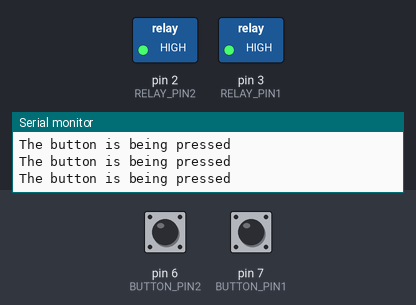
The sketch below on a simulated Arduino Uno, built with avr-gcc and run on an emulated ATmega328P. Shown: switched loads named in the sketch (green lamp = pin HIGH), the last lines printed to the serial monitor. Inputs (shaded band) come from the test bench; at power-on: pin 6 (BUTTON_PIN2) HIGH, pin 7 (BUTTON_PIN1) HIGH.

Above: at 1.2 s.
1.3 s: pin 6 (BUTTON_PIN2) pulled LOW for 0.15 s
At 1.46 s:
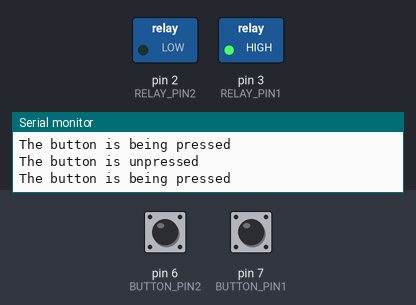
3.0 s: pin 7 (BUTTON_PIN1) pulled LOW for 0.15 s
At 3.12 s:
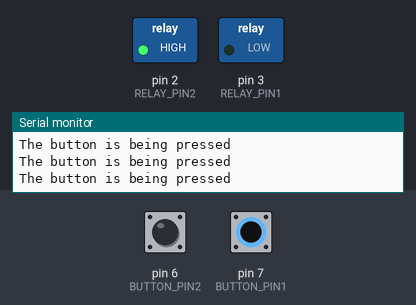
4.6 s: pin 6 (BUTTON_PIN2) pulled LOW for 1 s
At 7.0 s:
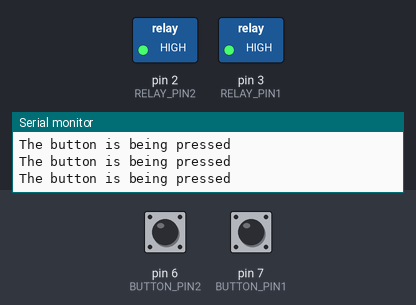
8.6 s: pin 7 (BUTTON_PIN1) pulled LOW for 1 s
At 9.5 s:
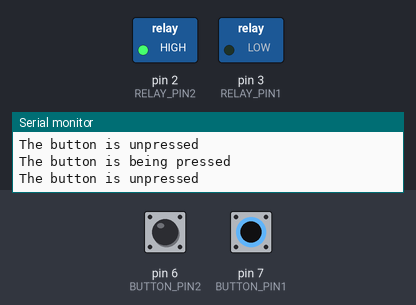
12.6 s: pin 6 (BUTTON_PIN2) driven LOW and pin 7 (BUTTON_PIN1) driven LOW
At 13.8 s:
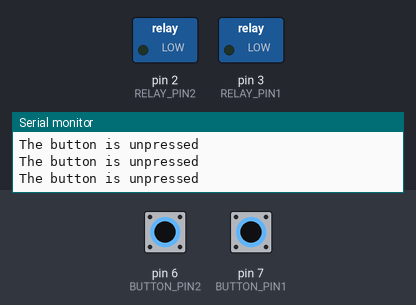
14.1 s: pin 6 (BUTTON_PIN2) driven HIGH
At 15.3 s:
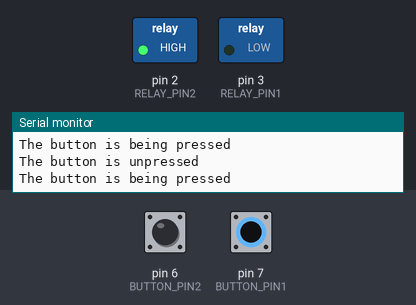
Timing chart, 0 to 17.1 s (numbered marks = the images above; inputs shaded):
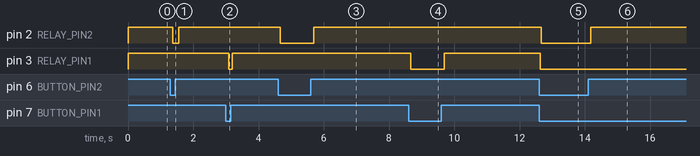

The sketch:

dcmotorx.ino
```cpp
const int BUTTON_PIN1 = 7; // Arduino pin connected to button's pin
const int RELAY_PIN1  = 3; // Arduino pin connected to relay's pin
const int BUTTON_PIN2 = 6; // Arduino pin connected to button's pin
const int RELAY_PIN2  = 2; // Arduino pin connected to relay's pin

void setup() {
  Serial.begin(9600);                // initialize serial
  pinMode(BUTTON_PIN1, INPUT_PULLUP); // set arduino pin to input pull-up mode
  pinMode(RELAY_PIN1, OUTPUT);        // set arduino pin to output mode
  pinMode(BUTTON_PIN2, INPUT_PULLUP); // set arduino pin to input pull-up mode
  pinMode(RELAY_PIN2, OUTPUT);        // set arduino pin to output mode
}

void loop() {
  int buttonState1 = digitalRead(BUTTON_PIN1); // read new state
  int buttonState2 = digitalRead(BUTTON_PIN2); // read new state

  if (buttonState1 == HIGH) {
    Serial.println("The button is being pressed");
    digitalWrite(RELAY_PIN1, HIGH); // turn on
  }
  else
  if (buttonState1 == LOW) {
    Serial.println("The button is unpressed");
    digitalWrite(RELAY_PIN1, LOW);  // turn off
  }
  if (buttonState2 == HIGH) {
    Serial.println("The button is being pressed");
    digitalWrite(RELAY_PIN2, HIGH); // turn on
  }
  else
  if (buttonState2 == LOW) {
    Serial.println("The button is unpressed");
    digitalWrite(RELAY_PIN2, LOW);  // turn off
  }
}
```

Measured:
- after the input at 1.3 s, pin 2 (RELAY_PIN2): HIGH → LOW after 0.08 s, → HIGH 0.17 s later
- after the input at 3.0 s, pin 3 (RELAY_PIN1): HIGH → LOW after 0.08 s, → HIGH 0.12 s later
- after the input at 4.6 s, pin 2 (RELAY_PIN2): HIGH → LOW after 0.07 s, → HIGH 1.0 s later
- after the input at 8.6 s, pin 3 (RELAY_PIN1): HIGH → LOW after 0.07 s, → HIGH 1.0 s later
- after the input at 12.6 s, pin 2 (RELAY_PIN2): HIGH → LOW after 0.06 s; pin 3 (RELAY_PIN1): HIGH → LOW at once
- after the input at 14.1 s, pin 2 (RELAY_PIN2): LOW → HIGH after 0.07 s
